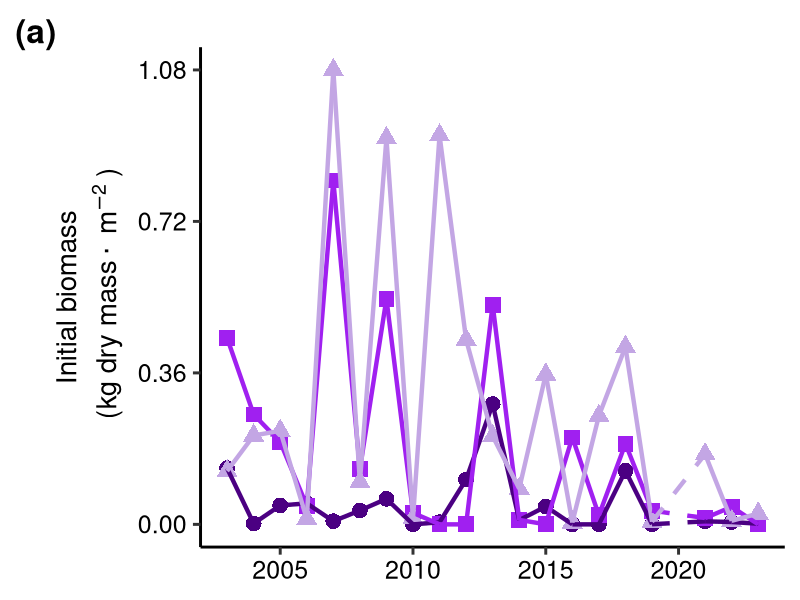
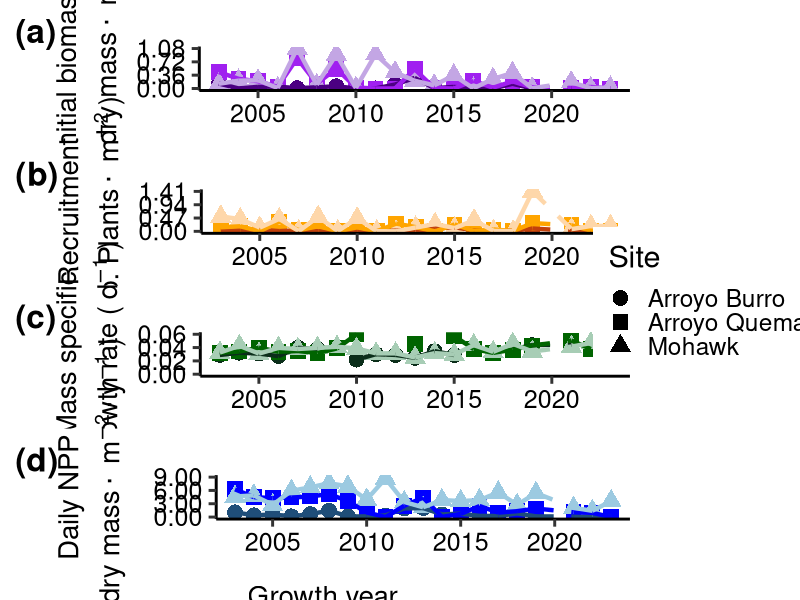
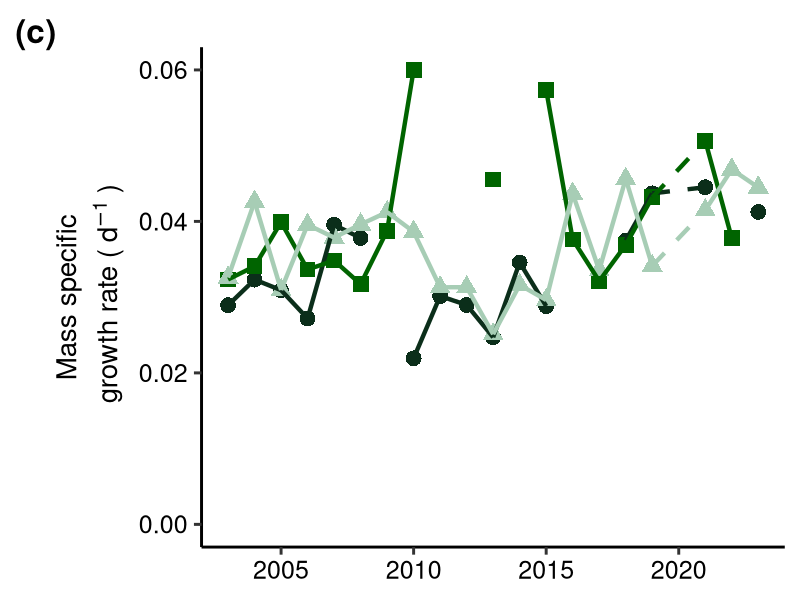
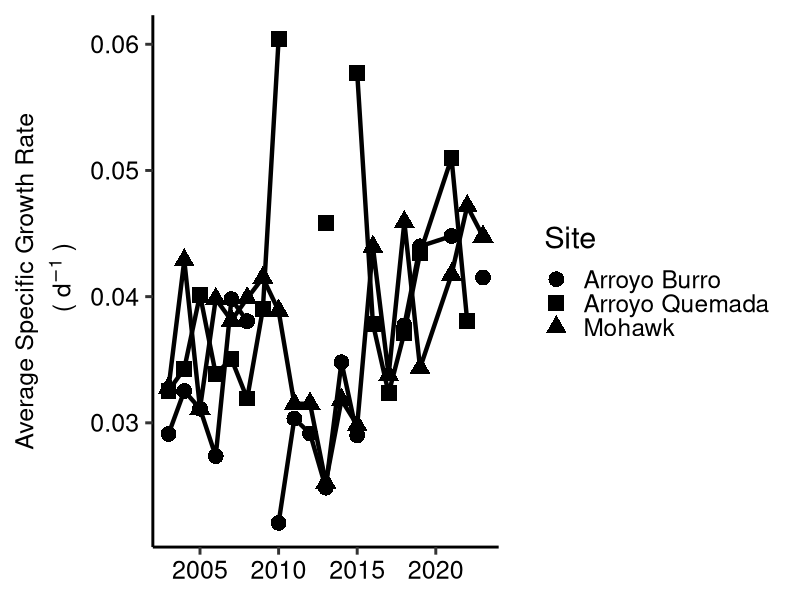
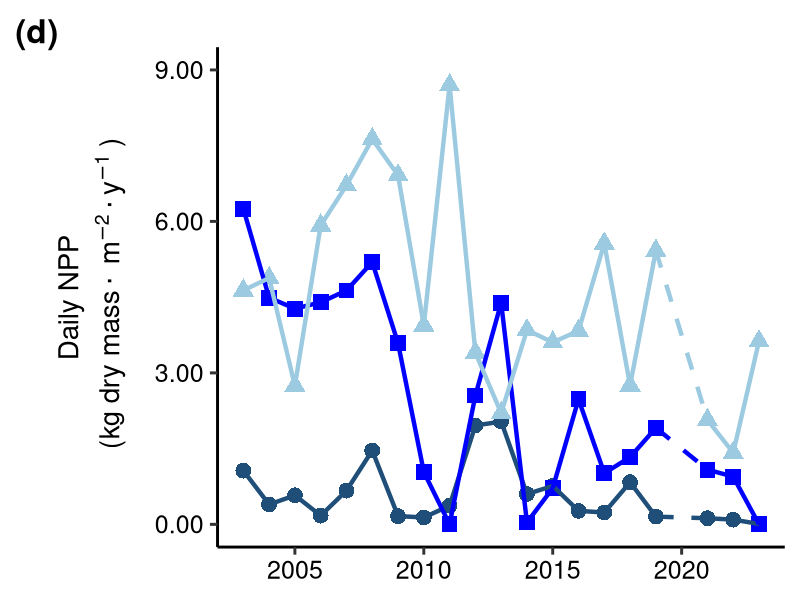
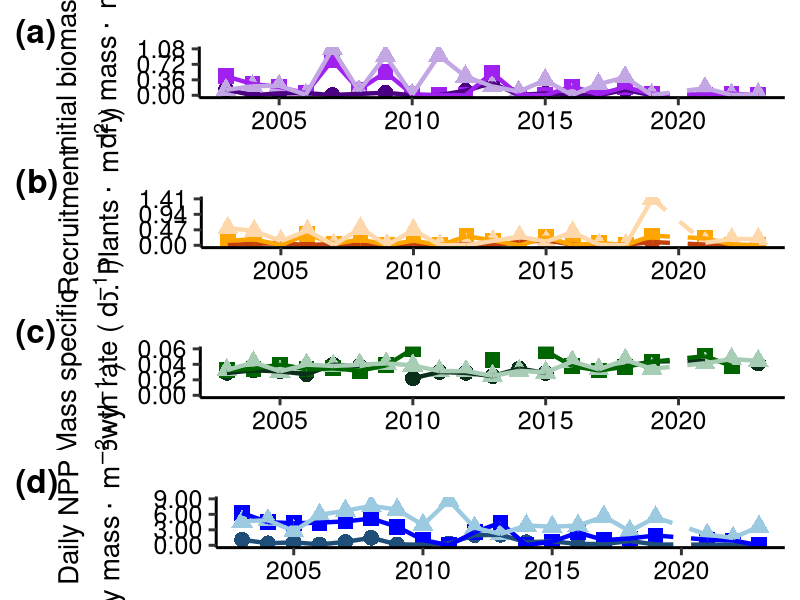
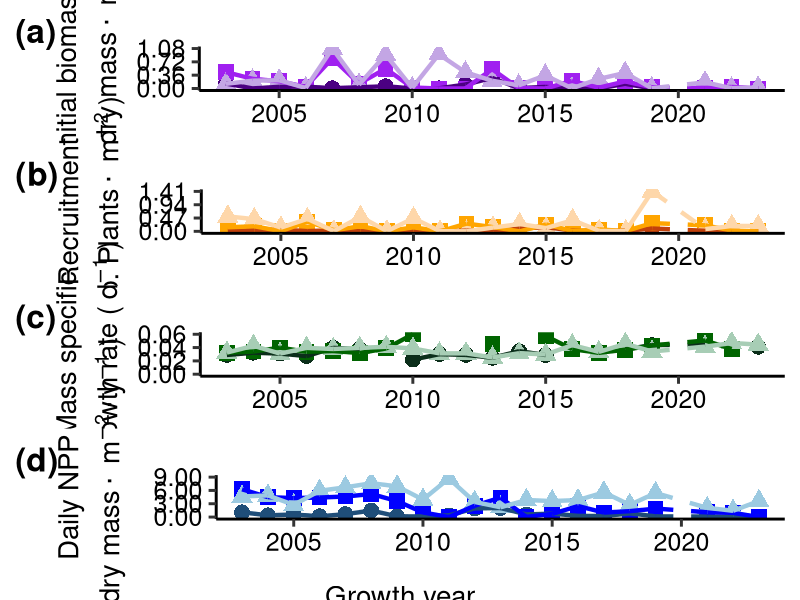

Write R code to recreate these figures, in order. (Note: this script raises an error after producing the figures.)
# Load packages -----------------------------------------------------------

library(dplyr)
library(ggplot2)
library(scales)
library(cowplot)
library(grid)


# Load Data ---------------------------------------------------------------
#load in df
npp_variables <- read.csv("Derived Data/NPP Variables.csv") 

# Model 1- NPP Timeseries Plot Symbols ------------------------------------

# ─────────────────────────────────────────────
# 1. Build line pairs for all metrics
# ─────────────────────────────────────────────
line_pairs <- npp_variables %>%
  arrange(Site, kelp.year) %>%
  group_by(Site) %>%
  mutate(
    year_lead     = lead(kelp.year),
    rec_lead      = lead(KELP_RECRUITS_M2),
    biomass_lead  = lead(APRIL_BIOMASS),
    growth_lead   = lead(KELP_GROWTH),
    npp_lead      = lead(NPP_dry_per.year)
  ) %>%
  filter(!is.na(year_lead)) %>%
  ungroup()

# ─────────────────────────────────────────────
# 2. Define "same color group, slightly different shades" per plot
# ─────────────────────────────────────────────

# ─────────────────────────────────────────────
# Color palettes (original color = middle shade)
# ─────────────────────────────────────────────

# NPP (blue family)
npp_cols <- c(
  "ABUR" = "#1F4E79",   # darker blue
  "AQUE" = "blue",     # ORIGINAL blue (middle)
  "MOHK" = "#9CCAE1"   # lighter blue
)

# Biomass (purple family)
biomass_cols <- c(
  "ABUR" = "#4B0082",  # darker purple
  "AQUE" = "purple",  # ORIGINAL purple (middle)
  "MOHK" = "#C3A6E4"  # lighter purple
)

# Recruitment (orange family)
recruit_cols <- c(
  "ABUR" = "#C2410C",  # darker orange
  "AQUE" = "orange",  # ORIGINAL orange (middle)
  "MOHK" = "#FED7AA"  # lighter orange
)

# Growth (green family)
growth_cols <- c(
  "ABUR" = "#0B2E1A",     # much darker green (near-forest)
  "AQUE" = "darkgreen",  # ORIGINAL darkgreen (middle)
  "MOHK" = "#A7CDB5"     # muted sage (light)
)


shape_vals <- c(
  "ABUR" = 16,  # circle
  "AQUE" = 15,  # square
  "MOHK" = 17   # triangle
)

# ─────────────────────────────────────────────
# 3. NPP Plot
# ─────────────────────────────────────────────
ymax_npp <- ceiling(max(npp_variables$NPP_dry_per.year, na.rm = TRUE))

npp_year_plot <- ggplot() +
  geom_point(
    data = npp_variables,
    aes(kelp.year, NPP_dry_per.year, shape = Site, color = Site),
    size = 5, show.legend = FALSE
  ) +
  geom_segment(
    data = line_pairs %>% filter(!(kelp.year == 2019 & year_lead == 2021)),
    aes(x = kelp.year, y = NPP_dry_per.year,
        xend = year_lead, yend = npp_lead, color = Site),
    size = 1.5, show.legend = FALSE
  ) +
  geom_segment(
    data = line_pairs %>% filter(kelp.year == 2019 & year_lead == 2021),
    aes(x = kelp.year, y = NPP_dry_per.year,
        xend = year_lead, yend = npp_lead, color = Site),
    linetype = "dashed", size = 1.5, show.legend = FALSE
  ) +
  scale_color_manual(values = npp_cols) +
  scale_shape_manual(values = shape_vals) +
  ylab(bquote(atop('Daily NPP', ~'(kg dry mass'%.%~m^-2%.%y^-1~')'))) +
  xlab(NULL) +
  theme_classic(base_size = 22) +
  labs(tag = "(d)") +
  scale_y_continuous(
    limits = c(0, ymax_npp),
    breaks = seq(0, ymax_npp, length.out = 4),
    labels = function(x) paste0("  ", formatC(x, format = "f", digits = 2))
  ) +
  theme(
    text = element_text(family = "sans"),
    axis.text = element_text(color = "black", size = 18),
    axis.title.x = element_text(size = 20),
    axis.title.y = element_text(color = "black", size = 20),
    plot.tag = element_text(size = 24, face = "bold")
  )

# ─────────────────────────────────────────────
# 4. Biomass Plot
# ─────────────────────────────────────────────
ymax_biomass <- max(npp_variables$APRIL_BIOMASS, na.rm = TRUE)
breaks_biomass <- seq(0, ymax_biomass, length.out = 4)

biomass_year_plot <- ggplot() +
  geom_point(
    data = npp_variables,
    aes(kelp.year, APRIL_BIOMASS, shape = Site, color = Site),
    size = 5, show.legend = FALSE
  ) +
  geom_segment(
    data = line_pairs %>% filter(!(kelp.year == 2019 & year_lead == 2021)),
    aes(x = kelp.year, y = APRIL_BIOMASS,
        xend = year_lead, yend = biomass_lead, color = Site),
    size = 1.5, show.legend = FALSE
  ) +
  geom_segment(
    data = line_pairs %>% filter(kelp.year == 2019 & year_lead == 2021),
    aes(x = kelp.year, y = APRIL_BIOMASS,
        xend = year_lead, yend = biomass_lead, color = Site),
    linetype = "dashed", size = 1.5, show.legend = FALSE
  ) +
  scale_color_manual(values = biomass_cols) +
  scale_shape_manual(values = shape_vals) +
  ylab(bquote(atop('Initial biomass', ~'(kg dry mass'%.%~m^-2~')'))) +
  xlab(NULL) +
  theme_classic(base_size = 22) +
  labs(tag = "(a)") +
  scale_y_continuous(
    limits = c(0, ymax_biomass),
    breaks = breaks_biomass,
    labels = scales::label_number(accuracy = 0.01)
  ) +
  theme(
    text = element_text(family = "sans"),
    axis.text = element_text(color = "black", size = 18),
    axis.title.y = element_text(color = "black", size = 20),
    axis.title.x = element_text(size = 20),
    plot.tag = element_text(size = 24, face = "bold")
  )

# ─────────────────────────────────────────────
# 5. Recruitment Plot
# ─────────────────────────────────────────────
ymax_recruits <- max(npp_variables$KELP_RECRUITS_M2, na.rm = TRUE)
breaks_recruits <- seq(0, ymax_recruits, length.out = 4)

recruit_year_plot <- ggplot() +
  geom_point(
    data = npp_variables,
    aes(kelp.year, KELP_RECRUITS_M2, shape = Site, color = Site),
    size = 5, show.legend = FALSE
  ) +
  geom_segment(
    data = line_pairs %>% filter(!(kelp.year == 2019 & year_lead == 2021)),
    aes(x = kelp.year, y = KELP_RECRUITS_M2,
        xend = year_lead, yend = rec_lead, color = Site),
    size = 1.5, show.legend = FALSE
  ) +
  geom_segment(
    data = line_pairs %>% filter(kelp.year == 2019 & year_lead == 2021),
    aes(x = kelp.year, y = KELP_RECRUITS_M2,
        xend = year_lead, yend = rec_lead, color = Site),
    linetype = "dashed", size = 1.5, show.legend = FALSE
  ) +
  scale_color_manual(values = recruit_cols) +
  scale_shape_manual(values = shape_vals) +
  ylab(bquote(atop('Recruitment', ~'(no. Plants'%.%~m^-2~')'))) +
  xlab(NULL) +
  theme_classic(base_size = 22) +
  labs(tag = "(b)") +
  scale_y_continuous(
    limits = c(0, ymax_recruits),
    breaks = breaks_recruits,
    labels = scales::label_number(accuracy = 0.01)
  ) +
  theme(
    text = element_text(family = "sans"),
    axis.text = element_text(color = "black", size = 18),
    axis.title.y = element_text(color = "black", size = 20),
    axis.title.x = element_text(size = 20),
    plot.tag = element_text(size = 24, face = "bold")
  )

# ─────────────────────────────────────────────
# 6. Growth Plot
# ─────────────────────────────────────────────
ymax_growth <- max(npp_variables$KELP_GROWTH, na.rm = TRUE)
breaks_growth <- seq(0, ymax_growth, length.out = 4)

growth_year_plot <- ggplot() +
  geom_point(
    data = npp_variables,
    aes(kelp.year, KELP_GROWTH, shape = Site, color = Site),
    size = 5, show.legend = FALSE
  ) +
  geom_segment(
    data = line_pairs %>% filter(!(kelp.year == 2019 & year_lead == 2021)),
    aes(x = kelp.year, y = KELP_GROWTH,
        xend = year_lead, yend = growth_lead, color = Site),
    size = 1.5, show.legend = FALSE
  ) +
  geom_segment(
    data = line_pairs %>% filter(kelp.year == 2019 & year_lead == 2021),
    aes(x = kelp.year, y = KELP_GROWTH,
        xend = year_lead, yend = growth_lead, color = Site),
    linetype = "dashed", size = 1.5, show.legend = FALSE
  ) +
  scale_color_manual(values = growth_cols) +
  scale_shape_manual(values = shape_vals) +
  ylab(bquote(atop('Mass specific', ~'growth rate ('~d^-1~')'))) +
  xlab(NULL) +
  theme_classic(base_size = 22) +
  labs(tag = "(c)") +
  scale_y_continuous(
    limits = c(0, ymax_growth),
    breaks = breaks_growth,
    labels = scales::label_number(accuracy = 0.01)
  ) +
  theme(
    text = element_text(family = "sans"),
    axis.text = element_text(color = "black", size = 18),
    axis.title.y = element_text(color = "black", size = 20),
    axis.title.x = element_text(size = 20),
    plot.tag = element_text(size = 24, face = "bold")
  )

# ─────────────────────────────────────────────
# 7. Shape-only legend in BLACK (no color legend)
# ─────────────────────────────────────────────
growth_year_plot2 <- ggplot(npp_variables, aes(kelp.year, KELP_GROWTH)) +
  geom_point(aes(shape = Site), color = "black", size = 5, show.legend = TRUE) +
  geom_line(aes(group = Site), color = "black", size = 1.5, show.legend = FALSE) +
  ylab(bquote(atop('Average Specific Growth Rate', ~'('~d^-1~')'))) +
  xlab(NULL) +
  theme_classic(base_size = 22) +
  guides(shape = guide_legend(override.aes = list(size = 5))) +
  scale_shape_manual(
    values = shape_vals,
    labels = c("Arroyo Burro", "Arroyo Quemada", "Mohawk")
  ) +
  theme(
    text = element_text(family = "sans"),
    axis.text = element_text(color = "black", size = 18),
    axis.title = element_text(size = 18),
    plot.tag = element_text(size = 18, face = "bold")
  )

legend2 <- get_legend(growth_year_plot2)

# ─────────────────────────────────────────────
# 8. Final Arrangement
# ─────────────────────────────────────────────
plots_only <- cowplot::plot_grid(
  biomass_year_plot,
  recruit_year_plot,
  growth_year_plot,
  npp_year_plot,
  ncol = 1
)

x.grob <- ggdraw() +
  draw_label(
    "Growth year",
    fontfamily = "sans",
    fontface = "plain",
    size = 20,
    vjust = 1
  )

plots_with_xaxis <- cowplot::plot_grid(
  plots_only,
  x.grob,
  ncol = 1,
  rel_heights = c(1, 0.05)
)

final_plot <- cowplot::plot_grid(
  plots_with_xaxis, legend2,
  ncol = 2,
  rel_widths = c(2.5, 0.6)
)

# --- Title grob ---
title_grob_maintext <- textGrob(
  "Figure 2",
  x = 0, y = 1,
  just = c("left", "top"),
  gp = gpar(fontsize = 30, fontface = "bold", family = "sans")
)

# --- Combined figure using grid.arrange() ---
final_fig2 <- grid.arrange(
  title_grob_maintext,
  final_plot,
  ncol = 1,
  heights = c(0.05, 1)
)

print(final_fig2)
